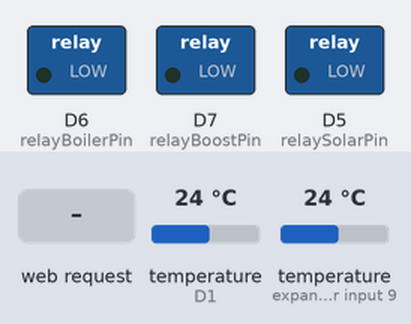
The sketch below on a simulated ESP8266 (NodeMCU). On the bench: switched loads named in the sketch (green lamp = pin HIGH). Inputs (shaded band) come from the test bench; at power-on: temperature (sensors on D1, expander input 9) 24 °C. WiFi joins after 1.5 s; servers stay silent unless stated; what the sketch prints to the serial monitor is not drawn.

Above: at 2.7 s.
2.8 s: temperature (sensor on D1) set to 25.6 °C
4.3 s: temperature (sensor on D1) set to 26.5 °C
At 5.8 s:
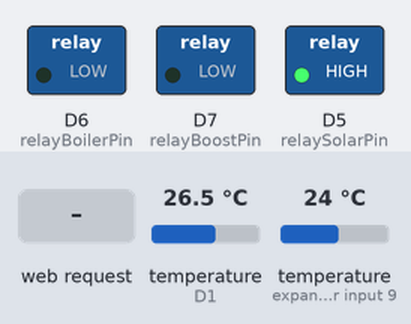
6.1 s: temperature (sensor on expander input 9) set to 14.5 °C
7.6 s: temperature (sensor on expander input 9) set to 13.2 °C
At 8.4 s:
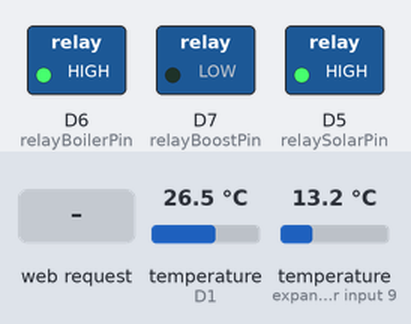
9.2 s: HTTP request GET /BOOST=ON received
At 10.0 s:
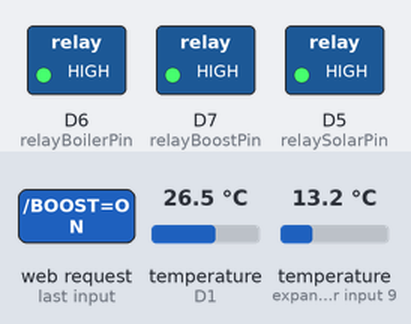
10.8 s: temperature (sensor on D1) set to 12.6 °C
12.3 s: temperature (sensor on D1) set to 11.1 °C
At 13.8 s:
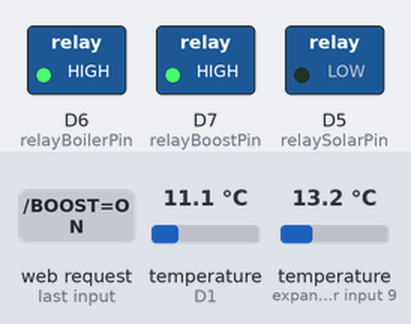
Timing chart, 0 to 14.9 s (numbered marks = the images above; inputs shaded):
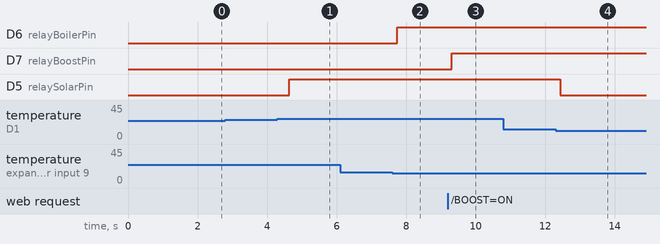

Measured:
- the behaviour switches between 25.9 and 26 °C on temperature (sensor on D1) (found by bisection; images 0 and 1)
- the behaviour switches between 14 and 13.9 °C on temperature (sensor on expander input 9) (found by bisection; images 1 and 2)
- the behaviour switches between 12 and 11.9 °C on temperature (sensor on D1) (found by bisection; images 3 and 4)
- after the input at 2.8 s, every drawn part: stays the same
- after the input at 4.3 s, D5 (relaySolarPin): LOW → HIGH after 0.34 s
- after the input at 6.1 s, every drawn part: stays the same
- after the input at 7.6 s, D6 (relayBoilerPin): LOW → HIGH after 0.14 s
- after the input at 9.2 s, D7 (relayBoostPin): LOW → HIGH after 0.12 s
- after the input at 10.8 s, every drawn part: stays the same
- after the input at 12.3 s, D5 (relaySolarPin): HIGH → LOW after 0.13 s

The sketch:

WiFiHotTub.ino
```cpp
#include <ESP8266WiFi.h>
#include <OneWire.h>
#include <DallasTemperature.h>

extern "C" {
#include "user_interface.h"
}

#define relaySolarPin D5
#define relayBoilerPin D6
#define relayBoostPin D7
#define ONE_WIRE_BUS D1
#define TUB_TEMP_SENSOR 0
#define PANEL_TEMP_SENSOR 1

int tempSolar = 0;
int tempTub = 0;
int tempTarget = 15;
int boostOn = LOW;
int boilerOn = LOW;
int solarOn = LOW;
unsigned long lastCheckTime;
unsigned long lastUpdateTime;

const char ssid[] = "SSID";
const char password[] = "PASSWORD";
char myhostname[] = "HotTub";

WiFiServer server(80);
OneWire oneWire(ONE_WIRE_BUS);
DallasTemperature sensors(&oneWire);

void checkTemps() {

  tempSolar = sensors.getTempCByIndex(0);
  tempTub = sensors.getTempCByIndex(1);
  Serial.print("Tub=");
  Serial.print(tempTub);
  Serial.print(" panel=");
  Serial.println(tempSolar);

  if (tempSolar > tempTub + 1)
    solarOn = HIGH;
  else if (tempSolar < tempTub - 1)
    solarOn = LOW;

  if (tempTub < tempTarget - 1)
    boilerOn = HIGH;
  else if (tempTub > tempTarget + 1) {
    boilerOn = LOW;
    boostOn = LOW;
  }

  digitalWrite(relaySolarPin, solarOn);
  digitalWrite(relayBoilerPin, boilerOn);
  digitalWrite(relayBoostPin, boostOn);

}

void setup() {

  pinMode(relaySolarPin, OUTPUT);
  pinMode(relayBoilerPin, OUTPUT);
  pinMode(relayBoostPin, OUTPUT);

  Serial.begin(115200);
  sensors.begin();
  delay(10);

  wifi_station_set_hostname(myhostname);

  // Connect to WiFi network
  Serial.println();
  Serial.println();
  Serial.print("Connecting to ");
  Serial.println(ssid);

  WiFi.begin(ssid, password);

  while (WiFi.status() != WL_CONNECTED) {
    delay(500);
    Serial.print(".");
  }
  Serial.println("");
  Serial.println("WiFi connected");

  // Start the server
  server.begin();
  Serial.println("Server started");

  // Print the IP address
  Serial.print("Use this URL to connect: ");
  Serial.print("http://");
  Serial.print(WiFi.localIP());
  Serial.println("/");

}

void loop() {

  // Check if a client has connected
  WiFiClient client = server.available();
  if (client) {

    // Wait until the client sends some data
    Serial.println("new client");
    while (!client.available()) {
      delay(1);
    }

    // Read the first line of the request
    String request = client.readStringUntil('\r');
    Serial.println(request);
    client.flush();

    // Match the request

    if (request.indexOf("/BOOST=ON") != -1) {
      boostOn = HIGH;
    }
    if (request.indexOf("/BOOST=OFF") != -1) {
      boostOn = LOW;
    }
    int pos = request.indexOf("/TARGET=");
    if ( pos != -1) {
      tempTarget = request.substring(pos + 8).toInt();
    }

    checkTemps();

    // Return the response
    client.println("HTTP/1.1 200 OK");
    client.println("Content-Type: text/html");
    client.println(""); //  do not forget this one
    client.println("<!DOCTYPE HTML>");
    client.println("<html>");
    client.println("<head>");
    client.println("<meta http-equiv=\"refresh\" content=\"5\" >");
    client.println("</head>");
    client.println("<body>");
    client.println("<h1>Hot Tub</h1>");
    client.println("<table border=1>");
    client.print("<tr><td>Solar Panel Temp</td><td>");
    client.print(tempSolar);
    client.println("C</td></tr>");
    client.print("<tr><td>Tub Temperature</td><td>");
    client.print(tempTub);
    client.println("C</td></tr>");
    client.print("<tr><td>Target Temperature</td><td>");
    client.print("<a href=\"/TARGET=");
    client.print(tempTarget - 5);
    client.print("\">-</a> ");
    client.print(tempTarget);
    client.print("C <a href=\"/TARGET=");
    client.print(tempTarget + 5);
    client.println("\">+</a></td></tr>");
    client.print("<tr><td>Solar Panel Pump</td><td>");
    if (solarOn == HIGH) {
      client.print("On");
    }
    else {
      client.print("Off");
    }
    client.println("</td></tr>");
    client.print("<tr><td>Boiler</td><td>");
    if (boilerOn == HIGH) {
      client.print("On");
    }
    else {
      client.print("Off");
    }
    client.println("</td></tr>");
    client.print("<tr><td>Boost</td><td>");
    if (boostOn == HIGH) {
      client.print("<a href=\"/BOOST=OFF\">On</a>");
    }
    else {
      client.print("<a href=\"/BOOST=ON\">Off</a>");
    }
    client.println("</td></tr>");
    client.println("</table>");
    client.println("</body>");
    client.println("</html>");

    delay(1);
    Serial.println("Client disonnected");
    Serial.println("");
  }
  else {
    sensors.requestTemperatures();
    checkTemps();
  }

}
```
